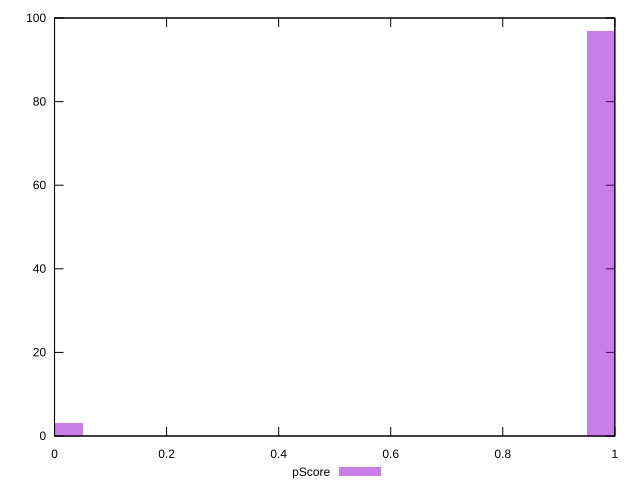

This chart was generated by the following gnuplot code:
reset

$pScore <<EOF
0 3
1 97
EOF

set key outside below
set boxwidth 0.1
set xrange [0:1]
set yrange [0:100]
set trange [0:100]
set style fill transparent solid 0.5 noborder
set terminal svg size 640, 490 enhanced background rgb 'white'
set output "report/report_00029_2021-02-24T13-36-40.390Z/server-response-time/samples/agenda/pScore/histogram.svg"

plot $pScore title "pScore" with boxes

reset
